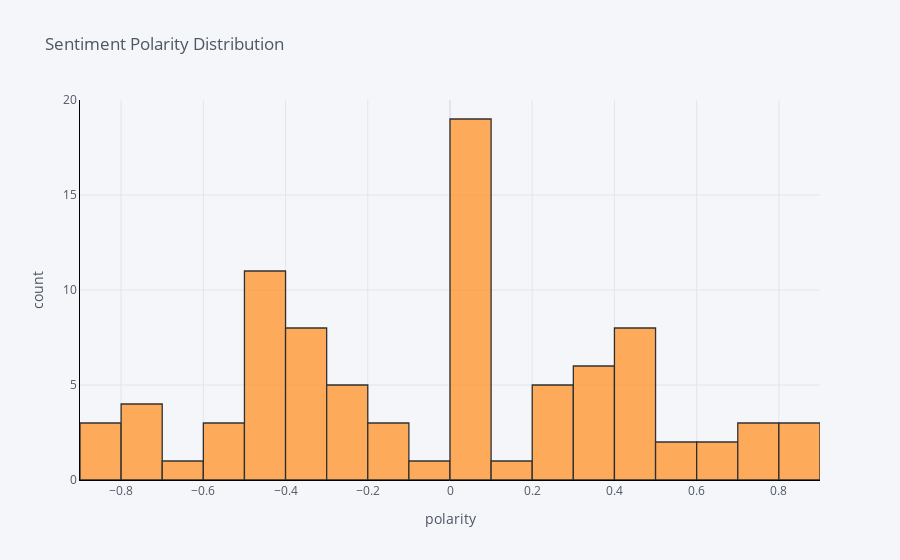

Source (notebook cell):
### Markdown cell above
<font color='red'>Insights:</font> It is clear from the above bar chart that the distribution of news is quite even when it comes to the polarity of the news. Both Positive and negative sentiment accounted for about 40% each despite the time frame in which the newss articles were collected. At the prima facie level, this goes on to show that the media outlets are not biased towards the negative news.

### Code cell
headlines_polarity['compound'].iplot(
    kind='hist',
    bins=30,
    xTitle='polarity',
    linecolor='black',
    yTitle='count',
    title='Sentiment Polarity Distribution')

### Figure 1 — Plotly figure (JSON) as saved in the notebook; plotly's stock layout.template omitted (floating-point values rounded to 4 significant figures)
{"data": [{"histfunc": "count", "histnorm": "", "marker": {"color": "rgba(255, 153, 51, 1.0)", "line": {"color": "#000000", "width": 1.3}}, "name": "compound", "nbinsx": 30, "opacity": 0.8, "orientation": "v", "type": "histogram", "x": [-0.4019, 0, 0.2023, 0, 0, 0.4019, 0, 0.2732, 0, -0.8176, -0.3182, -0.4404, 0.6486, 0.4939, 0, 0, 0.34, 0.8625, -0.3744, -0.1027, -0.4939, -0.7968, 0.8316, 0.802, 0, -0.4019, -0.4939, -0.4019, 0.7722, 0.2732, 0.4215, 0.743, 0, 0.34, 0.1779, -0.4019, 0.4939, -0.7351, -0.296, 0.296, -0.3818, -0.296, -0.7536, -0.4939, 0.4404, -0.4019, 0.0258, 0, -0.296, -0.836, 0.3182, 0.3182, -0.4588, -0.6124, 0.3182, 0, 0, -0.7845, 0.4215, -0.3182, -0.2023, 0.3612, 0, -0.5267, -0.34, 0.6908, -0.4019, 0.7783, 0.25, -0.296, -0.0258, 0.4404, -0.5423, -0.5719, -0.1531, 0.0772, -0.34, 0, 0.4404, -0.3182, 0.5267, 0, 0.5994, -0.3612, -0.1027, -0.8519, 0, 0]}], "layout": {"barmode": "overlay", "legend": {"bgcolor": "#F5F6F9", "font": {"color": "#4D5663"}}, "paper_bgcolor": "#F5F6F9", "plot_bgcolor": "#F5F6F9", "title": {"font": {"color": "#4D5663"}, "text": "Sentiment Polarity Distribution"}, "xaxis": {"gridcolor": "#E1E5ED", "linecolor": "black", "showgrid": true, "tickfont": {"color": "#4D5663"}, "title": {"font": {"color": "#4D5663"}, "text": "polarity"}, "zerolinecolor": "#E1E5ED"}, "yaxis": {"gridcolor": "#E1E5ED", "linecolor": "black", "showgrid": true, "tickfont": {"color": "#4D5663"}, "title": {"font": {"color": "#4D5663"}, "text": "count"}, "zerolinecolor": "#E1E5ED"}}}
